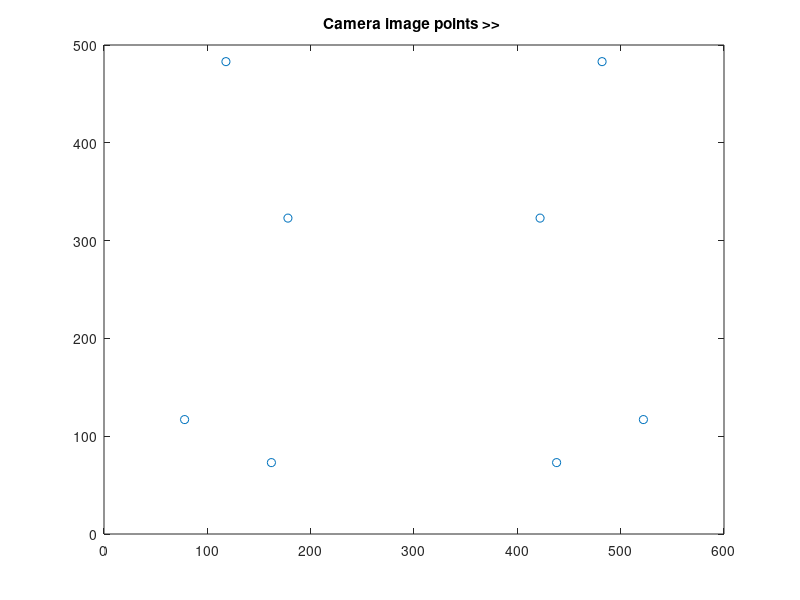

Reproduce this figure in MATLAB. (Note: this script raises an error after producing the figure.)
points_3d = [2,2,2; -2,2,2; -2,2,-2; 2,2,-2; 2,-2,2; -2,-2,2; -2,-2,-2; 2,-2,-2];
points_2d = [422,323; 178,323; 118,483; 482,483; 438,73; 162,73; 78,117; 522,117];


%Question 1
% We draw the image points using small circles corresponding 
% to each image point. 
plot(points_2d(:,1),points_2d(:,2),'o')
title("Camera image points >> ")


%Question 2
% We write a matlab function that takes the arguments as the homogenous
% coordinates of the cube and corresponding homogenous coordinates of its
% image and returns the matrix P.
p = P_matrix(points_3d, points_2d);


%Question 3
%We display the matrix P obtained from the above function.
disp("Matrix P");
disp(p);


%Question 4
% Now we need to solve the system pm = 0.
% We first take the singular value decomposition of the matrix P.
% The last column vector V obtained will be the 12 elements in row order of
% the projection matrix that transformed the cube corner coordinates into
% their images.
% We now print the obtained matrix M.
[U,sigma,V_transpose] = svd(p);

M(1,1:4) = V_transpose(1:4,end)';
M(2,1:4) = V_transpose(5:8,end)';
M(3,1:4) = V_transpose(9:12,end)';

disp("Matrix M");
disp(M);


%Question 5
% Now we need to obtain a translation vector which is a null vector of M.
% We first find the SVD of M.
% The 4 elements of the last column of V are the homogeneous
% coordinates of the position of the camera center of projection in the 
% frame of reference of the cube.
[U,sigma,V_transpose] = svd(M);
%M.t = 0, where t = [X_c, Y_c, Z_c, 1]
t = V_transpose(:,end)'/V_transpose(end,end)';
disp("Translation vector: t");
disp(t);


%Question 6
% So now we consider a 3x3 matrix M', which is composed of the first 3
% columns of matrix M.

%Extracts the first 3 columns of M into M'
M_new = M(1:3,1:3);
%Rescale the elements of M' so that the element m_(3,3) becomes equal to 1.
M_new = M_new/M_new(end,end);
% Print matrix M( (M_new)
disp("M'")
disp(M_new)


%Question 7 
% We now need to do the RQ factorization of M'
cos_x = M_new(3,3)/sqrt(M_new(3,3)^2 + M_new(3,2)^2);
sin_x = -M_new(3,2)/sqrt(M_new(3,3)^2 + M_new(3,2)^2);

%Take the inverse cosine to get theta_x
theta_x = acos(cos_x);

R_x = [1,0,0; 0, cos_x, -sin_x; 0, sin_x, cos_x];

% Now once we hve the R_x matrix, we can useit to compute matrix N.
% Using N = M' * R_x.
N = M_new*R_x;

%We now print the rotation matrix R_x, theta_x and the matrix N.
disp("R_x = ")
disp(R_x)
disp("theta_x = ")
disp(theta_x)
disp("Matrix N")
disp(N)

%Question 8
% We now compute the rotation matrix R_z using the cosine and sine form.
cos_z = N(2,2)/sqrt(N(2,1)^2 + N(2,2)^2);
sin_z = -N(2,1)/sqrt(N(2,1)^2 + N(2,2)^2);
% Take the inverse sine to get theta_z
theta_z = asin(sin_z);

R_z = [cos_z,-sin_z,0;sin_z,cos_z,0;0,0,1];

%Display the value of theta_z which is very small
disp("theta_z = ")
disp(theta_z)

%Question 9
% R = R_1*R_2*R_3
R = R_x*eye(3)*R_z;
K = M_new * R;

%Rescale so that its element K_(3,3) is set to 1.
K = K/K(3,3);
disp("Matrix K")
disp(K)

%u0 and v0 are the pixel coordinates of the camera center.
u0 = K(1,3);
v0 = K(2,3);
%We can compute the focal length as an average of K(1,1) and K(2,2)
f = (K(1,1)+K(2,2))/2;
disp("Focal length of camera in pixels = ")
disp(f)
disp("Pixel coordinates of Image center = ")
disp([u0,v0])
